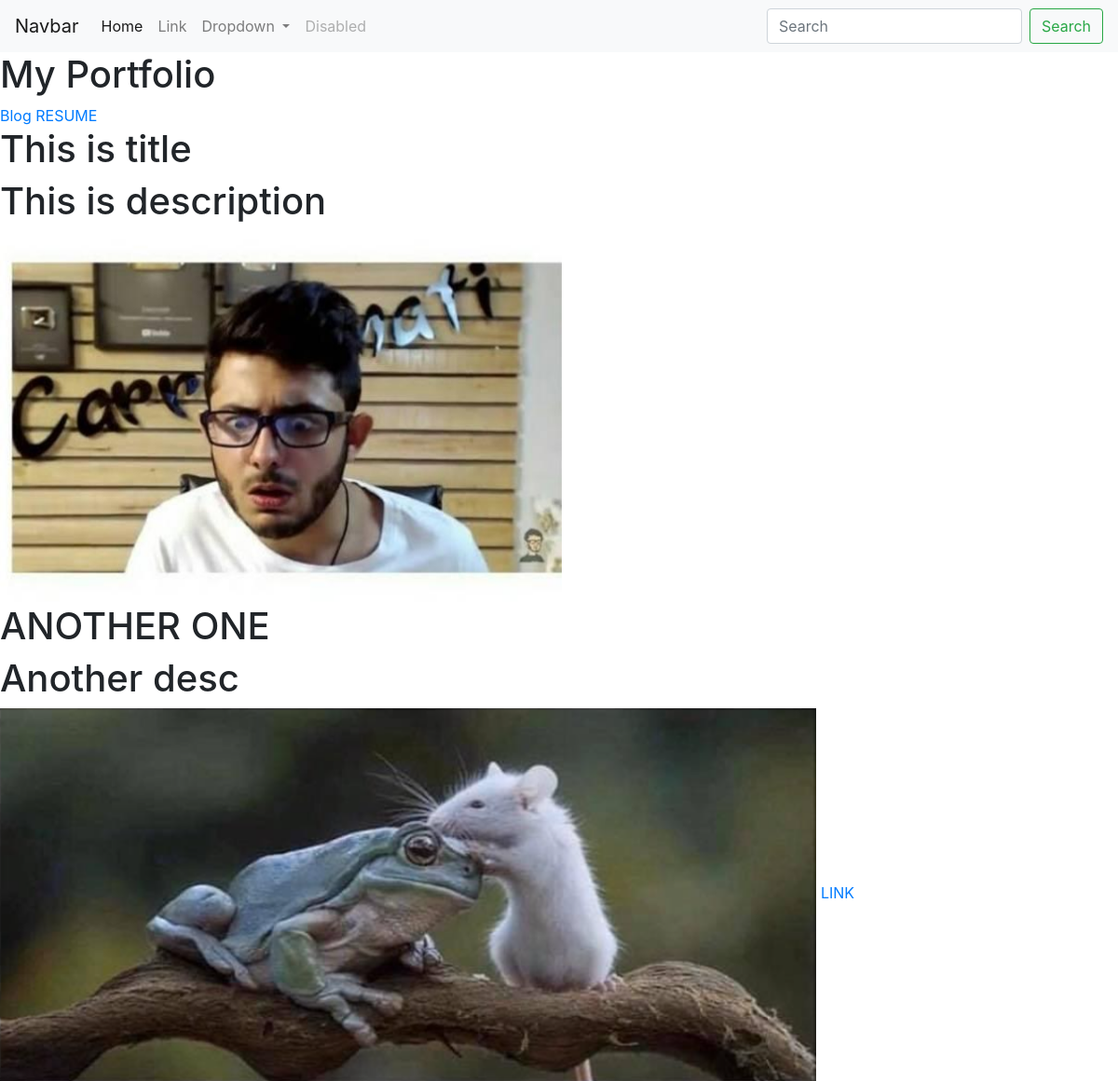
The page / on the database its author committed.
### portfolio/models.py (models this page shows, shortened)
class Project(models.Model):
    title = models.CharField(max_length=100)
    description = models.CharField(max_length=250)
    image = models.ImageField(upload_to='portfolio/image')
    url = models.URLField(blank=True)

### portfolio/views.py (the view)
# urls.py: 2. Add a URL to urlpatterns:  path('', views.home, name='home')
def home(request):
    projects = Project.objects.all()
    return render(request, 'portfolio/index.html', {'projects': projects})

### portfolio/templates/portfolio/index.html (shortened to what this page needs)
<!DOCTYPE html>
<html lang="en">
<head>
     <link rel="stylesheet" href="https://stackpath.bootstrapcdn.com/bootstrap/4.4.1/css/bootstrap.min.css">
</head>
<body>
{% extends 'portfolio/base.html' %}
{% block content %}
{% load static %}
<h1>My Portfolio</h1>
<a href="{% url 'blog:all_blogs' %}">Blog</a>
<a href="{% static 'portfolio/close-up-photo-of-abstract-background-3311533.jpg' %}">RESUME</a>
{% for i in projects %}
    <h1>{{ i.title }}</h1>
    <h1>{{ i.description }}</h1>
    <img src="{{ i.image.url }}" alt="" height="400">
    {% if i.url != '' %}
        <a href="{{ i.url }}">LINK</a>
    {% endif %}
{% endfor %}
</body>
</html>
{% endblock %}

### portfolio/templates/portfolio/base.html (shortened to what this page needs)
<nav class="navbar navbar-expand-lg navbar-light bg-light">
  <a class="navbar-brand" href="#">Navbar</a>
  <div class="collapse navbar-collapse" id="navbarSupportedContent">
    <ul class="navbar-nav mr-auto">
      <li class="nav-item active">
        <a class="nav-link" href="#">Home <span class="sr-only">(current)</span></a>
      </li>
      <li class="nav-item">
        <a class="nav-link" href="#">Link</a>
      </li>
      <li class="nav-item dropdown">
        <a class="nav-link dropdown-toggle" href="#" id="navbarDropdown" role="button" data-toggle="dropdown" aria-haspopup="true" aria-expanded="false">
          Dropdown
        </a>
      </li>
      <li class="nav-item">
        <a class="nav-link disabled" href="#" tabindex="-1" aria-disabled="true">Disabled</a>
      </li>
    </ul>
    <form class="form-inline my-2 my-lg-0">
      <input class="form-control mr-sm-2" type="search" placeholder="Search" aria-label="Search">
      <button class="btn btn-outline-success my-2 my-sm-0" type="submit">Search</button>
    </form>
  </div>
</nav>
{% block content %}
{% endblock %}

### rows shown on the page
Project: title "This is title", description "This is description", image (picture)
Project: title "ANOTHER ONE", description "Another desc", image (picture)
